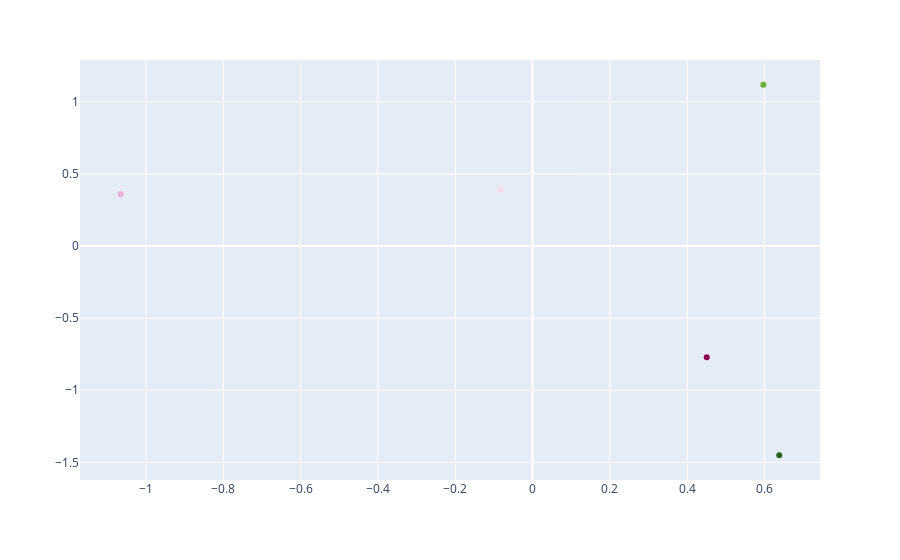

This figure's notebook cell:
### Code cell
fig.add_scatter(x=x, y=y, name='data1',marker=dict(color=c),
                            mode='markers', # 'markers' mode seems to be memory intensive
                            hovertext=['data1']*len(x)
                            )

### Figure 1 — Plotly figure (JSON) as saved in the notebook; plotly's stock layout.template omitted (floating-point values rounded to 4 significant figures)
{"data": [{"hovertemplate": "<extra></extra>", "legendgroup": "", "marker": {"color": "#636efa", "symbol": "circle"}, "mode": "markers", "name": "", "orientation": "v", "showlegend": false, "type": "scatter", "xaxis": "x", "yaxis": "y"}, {"hovertext": ["data1", "data1", "data1", "data1", "data1"], "marker": {"color": [-1.615, 1.961, 1.357, -0.5937, -0.2299]}, "mode": "markers", "name": "data1", "type": "scatter", "x": [0.4506, 0.6381, 0.5971, -1.065, -0.08234], "y": [-0.771, -1.451, 1.118, 0.3579, 0.3919]}], "layout": {"legend": {"tracegroupgap": 0}, "margin": {"t": 60}, "xaxis": {"anchor": "y", "domain": [0, 1]}, "yaxis": {"anchor": "x", "domain": [0, 1]}}}
